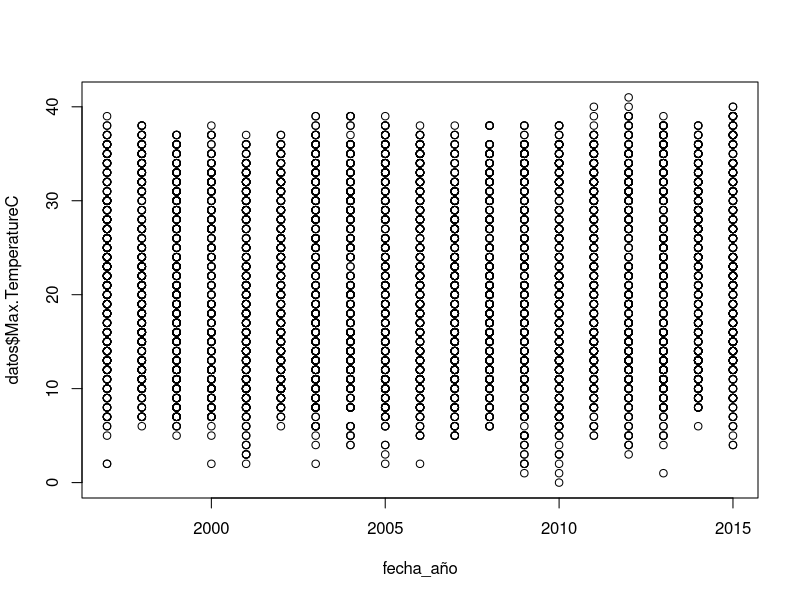
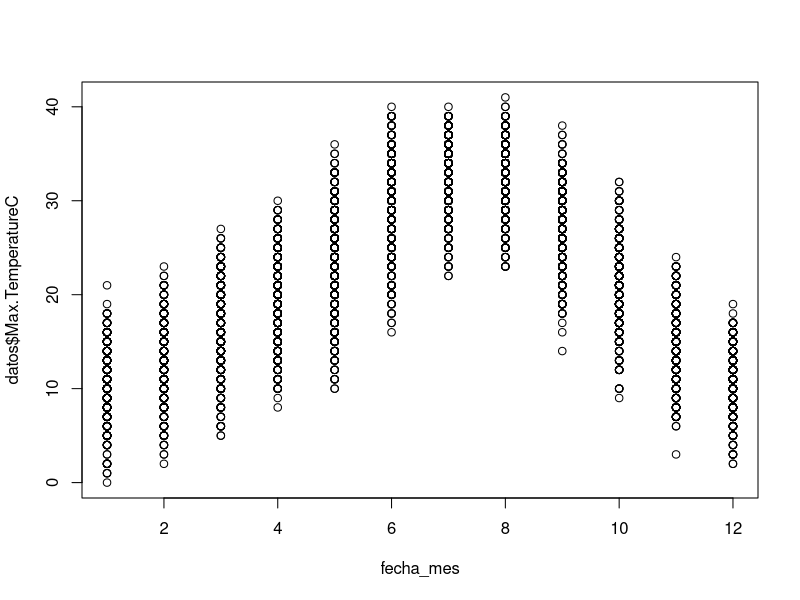
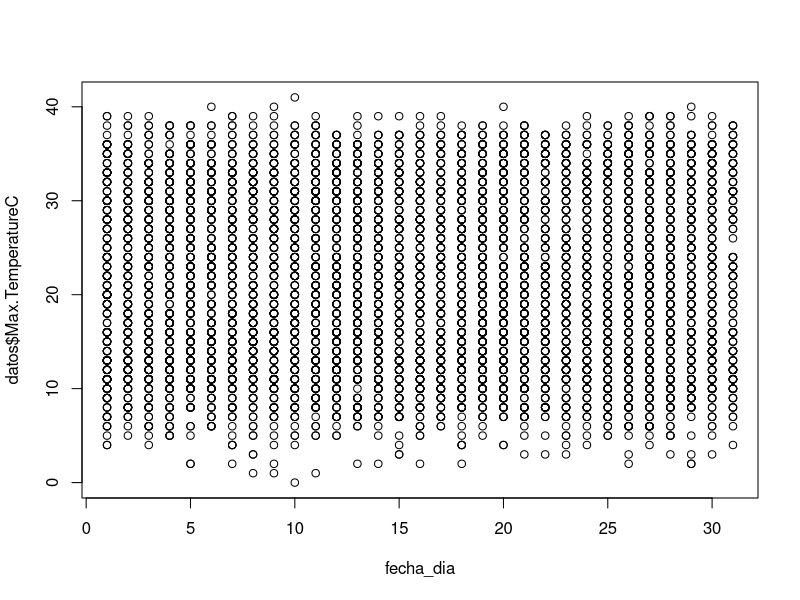
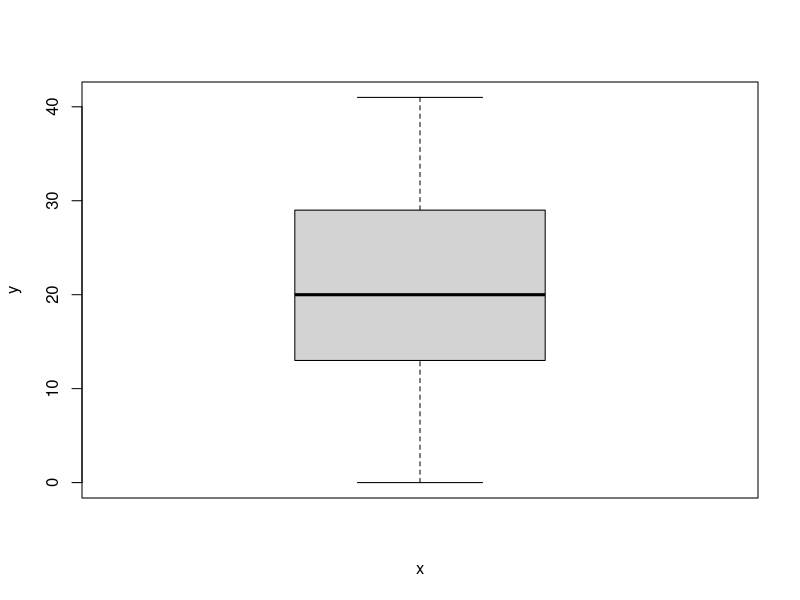

Write R code to recreate these figures, in order.
# 0. Primero borramos las variables:
#################################

rm(list=ls())

# 1. Cargar los datos
#####################

datos <- read.csv("Ejemplo_4.csv",header = TRUE,sep = ";")

# 2. Mostrar los datos
######################

show(datos)

# 3. Realizar un resumen estadístico de los datos
#################################################

summary(datos)

# 4. Comprobar si la fecha está en un formato correcto
######################################################

sapply(datos, class)

# 5. En caso de que la fecha no esté correcta transformarla al formato correcto
###############################################################################

datos$CET <- as.Date(as.character(datos$CET), format="%d/%m/%Y")

# 6. Comprobar que la transformación se ha hecho de forma correcta
##################################################################

sapply(datos, class)

# 7. Crear una nueva variable que extraiga el año de la fecha
#############################################################

#Primer se obtiene la fecha:
date <-  as.Date(datos$CET,'%d-%m-%Y')
date

#Después se separa el año de la fecha:
fecha_año <- as.numeric(format(date,'%Y'))
fecha_año

# 8. Crear una nueva variable que extraiga el mes de la fecha
#############################################################

fecha_mes <- as.numeric(format(date, '%m'))
fecha_mes

# 9. Crear una nueva variable que extraiga el día de la fecha
#############################################################

fecha_dia <- as.numeric(format(date, '%d'))
fecha_dia

# 10. Realizar un gráfico de la temperatura máxima en función 
# de los años y ver si existen diferencias a lo largo de los años
#################################################################

plot(fecha_año, datos$Max.TemperatureC)

# 11. Realizar un gráfico de la temperatura máxima en función de 
# los meses y analizar si existen diferencias entre los meses
################################################################

plot(fecha_mes, datos$Max.TemperatureC)

# 12. Realizar un gráfico de la temperatura máxima en función de los
# días y ver si existen diferencias según el día
####################################################################

plot(fecha_dia, datos$Max.TemperatureC)

# 13. Extraer el día de la semana
#################################

datos$dia_semana <- weekdays(as.Date(datos$CET))

# 14. Crear una variable que determine si se está en fin de semana o no
#######################################################################

datos$finDeSemana = "Sí"
datos$finDeSemana[datos$dia_semana == "sábado"] = "No"
datos$finDeSemana[datos$dia_semana == "domingo"] = "No"

# 15. Realizar un gráfico en de la temperatura máxima en función de si
# se está en fin de semana o no
######################################################################

datos$finDeSemana = as.factor(datos$finDeSemana)
sapply(datos, class)

plot(datos$finDeSemana,datos$Max.TemperatureC)

# 16. Calcular la media de la temperatura máxima los fines de semana y 
# entre semana
######################################################################

#Se crea un vector con sólo los datos de temperatura maxima en finde
datosFinde <- datos$Max.TemperatureC[datos$finDeSemana == "Sí"]

# Se comprueba que el número de datos en datosFinde concuerda con el numero SI:
table(datos$finDeSemana)

# Se calcula la media haciendo mean
mean(datosFinde, na.rm = TRUE)

#Se crea otro vector con sólo los datos de temp. maxima fuera de finde
datosEntreSemana = datos$Max.TemperatureC[datos$finDeSemana == "No"]
# Se comprueba el numero de datos

table(datos$finDeSemana)
# Se calcula la media

mean(datosEntreSemana, na.rm = TRUE)
